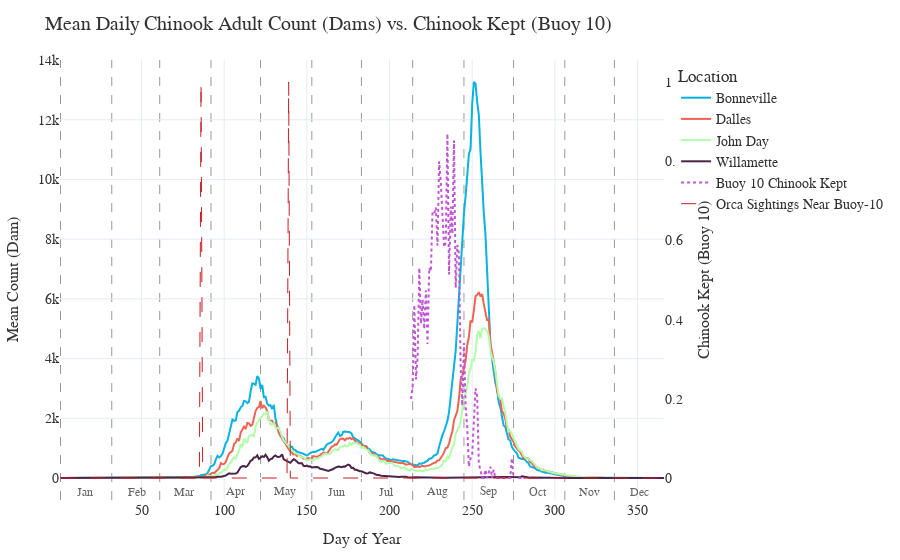

This figure's notebook cell:
### Code cell
import plotly.graph_objects as go
import calendar

# Base figure
fig = go.Figure()

# Primary axis: Dam counts
fig.add_trace(
    go.Scatter(
        x=bon_avg["DoY"],
        y=bon_avg["ChinookAdult"],
        name="Bonneville",
        mode="lines",
        line=dict(color="#08B2E3", width=2),
        yaxis="y",
    )
)

fig.add_trace(
    go.Scatter(
        x=dalles_avg["DoY"],
        y=dalles_avg["ChinookAdult"],
        name="Dalles",
        mode="lines",
        line=dict(color="#EE6352", width=2),
        yaxis="y",
    )
)

fig.add_trace(
    go.Scatter(
        x=johnday_avg["DoY"],
        y=johnday_avg["ChinookAdult"],
        name="John Day",
        mode="lines",
        line=dict(color="#B2FFA9", width=2),
        yaxis="y",
    )
)

fig.add_trace(
    go.Scatter(
        x=willamette_avg["DoY"],
        y=willamette_avg["ChinookAdult"],
        name="Willamette",
        mode="lines",
        line=dict(color="#4B244A", width=2),
        yaxis="y",
    )
)

# Secondary axis: Buoy 10 catch data
fig.add_trace(
    go.Scatter(
        x=buoy10_avg["DoY"],
        y=buoy10_avg["Chinook Kept"] * weekly_sightings["SIGHTING_COUNT"].max(),
        name="Buoy 10 Chinook Kept",
        mode="lines",
        line=dict(color="#C155D3", width=2, dash="dot"),
        yaxis="y2",
    )
)

# Secondary axis: Buoy 10 catch data
fig.add_trace(
    go.Scatter(
        x=weekly_sightings["DoY"],
        y=weekly_sightings["SIGHTING_COUNT"],
        name="Orca Sightings Near Buoy-10",
        mode="lines",
        line=dict(color="#C81D25", width=1, dash="longdash"),
        yaxis="y2",
    )
)

# Layout
fig.update_layout(
    title=dict(
        text="Mean Daily Chinook Adult Count (Dams) vs. Chinook Kept (Buoy 10)",
        font=dict(size=20, family="Helvetica Neue", color="#333"),
    ),
    plot_bgcolor="white",
    paper_bgcolor="white",
    xaxis=dict(
        title=dict(text="Day of Year", font=dict(size=16)),
        tickfont=dict(size=14),
        gridcolor="#E5ECF6",
        zeroline=False,
    ),
    yaxis=dict(
        title=dict(text="Mean Count (Dam)", font=dict(size=16)),
        tickfont=dict(size=14),
        gridcolor="#E5ECF6",
        zeroline=False,
    ),
    yaxis2=dict(
        title=dict(text="Chinook Kept (Buoy 10)", font=dict(size=16)),
        tickfont=dict(size=14),
        overlaying="y",
        side="right",
        showgrid=False,
    ),
    legend=dict(title="Location", font=dict(size=14)),
    font=dict(family="Helvetica Neue", size=14, color="#333"),
    margin=dict(l=60, r=60, t=60, b=60),
)

# Month lines and labels
month_start_days = [1]
for month in range(2, 13):
    month_start_days.append(
        sum(calendar.monthrange(2024, m)[1] for m in range(1, month)) + 1
    )

for doy in month_start_days:
    fig.add_vline(x=doy, line=dict(color="#999", width=1, dash="dash"), layer="below")

for i, doy in enumerate(month_start_days):
    fig.add_annotation(
        x=doy + 15,
        y=0,
        yanchor="bottom",
        text=calendar.month_abbr[i + 1],
        showarrow=False,
        font=dict(size=12, color="#666"),
        xanchor="center",
        xref="x",
        yref="paper",
    )

fig.show()

### Figure 1 — Plotly figure (JSON) as saved in the notebook; plotly's stock layout.template omitted (floating-point values rounded to 4 significant figures; data arrays with more than 128 entries replaced by an {"elided": "..."} marker saying what was removed)
{"data": [{"line": {"color": "#08B2E3", "width": 2}, "mode": "lines", "name": "Bonneville", "type": "scatter", "x": {"elided": "366 int values"}, "y": {"elided": "366 float values"}, "yaxis": "y"}, {"line": {"color": "#EE6352", "width": 2}, "mode": "lines", "name": "Dalles", "type": "scatter", "x": {"elided": "366 int values"}, "y": {"elided": "366 float values"}, "yaxis": "y"}, {"line": {"color": "#B2FFA9", "width": 2}, "mode": "lines", "name": "John Day", "type": "scatter", "x": {"elided": "366 int values"}, "y": {"elided": "366 float values"}, "yaxis": "y"}, {"line": {"color": "#4B244A", "width": 2}, "mode": "lines", "name": "Willamette", "type": "scatter", "x": {"elided": "366 int values"}, "y": {"elided": "366 float values"}, "yaxis": "y"}, {"line": {"color": "#C155D3", "dash": "dot", "width": 2}, "mode": "lines", "name": "Buoy 10 Chinook Kept", "type": "scatter", "x": [212, 213, 214, 215, 216, 217, 218, 219, 220, 221, 222, 223, 224, 225, 226, 227, 228, 229, 230, 231, 232, 233, 234, 235, 236, 237, 238, 239, 240, 241, 242, 243, 244, 245, 246, 247, 248, 249, 250, 251, 252, 253, 254, 255, 256, 257, 258, 259, 260, 261, 262, 263, 264, 265, 266, 267, 268, 269, 270, 271, 272, 273, 274, 275, 276, 277, 278, 279, 280, 281, 282], "y": [NaN, 0.1995, 0.2325, 0.4367, 0.2491, 0.3052, 0.5304, 0.3898, 0.4507, 0.3763, 0.4737, 0.3383, 0.531, 0.5214, 0.6712, 0.6672, 0.6832, 0.5869, 0.7994, 0.7475, 0.6664, 0.5831, 0.5957, 0.8692, 0.5142, 0.6852, 0.6168, 0.8521, 0.4802, 0.5884, 0.5662, 0.2828, 0.1829, 0.3406, 0.1849, 0.1266, 0.0288, 0.05, 0.05952, 0.1333, 0.2267, 0.2061, 0.03576, 0.02, 0.0, 0.0, 0.02083, 0.0, 0.0119, 0.02857, 0.0, 0.02083, 0.0, 0.0, 0.0, 0.0, 0.0, 0.0, 0.0, 0.0, 0.0, 0.0, 0.05, 0.0, NaN, NaN, 0.0, 0.0, 0.0, 0.0, 0.0], "yaxis": "y2"}, {"line": {"color": "#C81D25", "dash": "longdash", "width": 1}, "mode": "lines", "name": "Orca Sightings Near Buoy-10", "type": "scatter", "x": {"elided": "366 int values"}, "y": {"elided": "366 int values"}, "yaxis": "y2"}], "layout": {"annotations": [{"font": {"color": "#666", "size": 12}, "showarrow": false, "text": "Jan", "x": 16, "xanchor": "center", "xref": "x", "y": 0, "yanchor": "bottom", "yref": "paper"}, {"font": {"color": "#666", "size": 12}, "showarrow": false, "text": "Feb", "x": 47, "xanchor": "center", "xref": "x", "y": 0, "yanchor": "bottom", "yref": "paper"}, {"font": {"color": "#666", "size": 12}, "showarrow": false, "text": "Mar", "x": 76, "xanchor": "center", "xref": "x", "y": 0, "yanchor": "bottom", "yref": "paper"}, {"font": {"color": "#666", "size": 12}, "showarrow": false, "text": "Apr", "x": 107, "xanchor": "center", "xref": "x", "y": 0, "yanchor": "bottom", "yref": "paper"}, {"font": {"color": "#666", "size": 12}, "showarrow": false, "text": "May", "x": 137, "xanchor": "center", "xref": "x", "y": 0, "yanchor": "bottom", "yref": "paper"}, {"font": {"color": "#666", "size": 12}, "showarrow": false, "text": "Jun", "x": 168, "xanchor": "center", "xref": "x", "y": 0, "yanchor": "bottom", "yref": "paper"}, {"font": {"color": "#666", "size": 12}, "showarrow": false, "text": "Jul", "x": 198, "xanchor": "center", "xref": "x", "y": 0, "yanchor": "bottom", "yref": "paper"}, {"font": {"color": "#666", "size": 12}, "showarrow": false, "text": "Aug", "x": 229, "xanchor": "center", "xref": "x", "y": 0, "yanchor": "bottom", "yref": "paper"}, {"font": {"color": "#666", "size": 12}, "showarrow": false, "text": "Sep", "x": 260, "xanchor": "center", "xref": "x", "y": 0, "yanchor": "bottom", "yref": "paper"}, {"font": {"color": "#666", "size": 12}, "showarrow": false, "text": "Oct", "x": 290, "xanchor": "center", "xref": "x", "y": 0, "yanchor": "bottom", "yref": "paper"}, {"font": {"color": "#666", "size": 12}, "showarrow": false, "text": "Nov", "x": 321, "xanchor": "center", "xref": "x", "y": 0, "yanchor": "bottom", "yref": "paper"}, {"font": {"color": "#666", "size": 12}, "showarrow": false, "text": "Dec", "x": 351, "xanchor": "center", "xref": "x", "y": 0, "yanchor": "bottom", "yref": "paper"}], "font": {"color": "#333", "family": "Helvetica Neue", "size": 14}, "legend": {"font": {"size": 14}, "title": {"text": "Location"}}, "margin": {"b": 60, "l": 60, "r": 60, "t": 60}, "paper_bgcolor": "white", "plot_bgcolor": "white", "shapes": [{"layer": "below", "line": {"color": "#999", "dash": "dash", "width": 1}, "type": "line", "x0": 1, "x1": 1, "xref": "x", "y0": 0, "y1": 1, "yref": "y domain"}, {"layer": "below", "line": {"color": "#999", "dash": "dash", "width": 1}, "type": "line", "x0": 32, "x1": 32, "xref": "x", "y0": 0, "y1": 1, "yref": "y domain"}, {"layer": "below", "line": {"color": "#999", "dash": "dash", "width": 1}, "type": "line", "x0": 61, "x1": 61, "xref": "x", "y0": 0, "y1": 1, "yref": "y domain"}, {"layer": "below", "line": {"color": "#999", "dash": "dash", "width": 1}, "type": "line", "x0": 92, "x1": 92, "xref": "x", "y0": 0, "y1": 1, "yref": "y domain"}, {"layer": "below", "line": {"color": "#999", "dash": "dash", "width": 1}, "type": "line", "x0": 122, "x1": 122, "xref": "x", "y0": 0, "y1": 1, "yref": "y domain"}, {"layer": "below", "line": {"color": "#999", "dash": "dash", "width": 1}, "type": "line", "x0": 153, "x1": 153, "xref": "x", "y0": 0, "y1": 1, "yref": "y domain"}, {"layer": "below", "line": {"color": "#999", "dash": "dash", "width": 1}, "type": "line", "x0": 183, "x1": 183, "xref": "x", "y0": 0, "y1": 1, "yref": "y domain"}, {"layer": "below", "line": {"color": "#999", "dash": "dash", "width": 1}, "type": "line", "x0": 214, "x1": 214, "xref": "x", "y0": 0, "y1": 1, "yref": "y domain"}, {"layer": "below", "line": {"color": "#999", "dash": "dash", "width": 1}, "type": "line", "x0": 245, "x1": 245, "xref": "x", "y0": 0, "y1": 1, "yref": "y domain"}, {"layer": "below", "line": {"color": "#999", "dash": "dash", "width": 1}, "type": "line", "x0": 275, "x1": 275, "xref": "x", "y0": 0, "y1": 1, "yref": "y domain"}, {"layer": "below", "line": {"color": "#999", "dash": "dash", "width": 1}, "type": "line", "x0": 306, "x1": 306, "xref": "x", "y0": 0, "y1": 1, "yref": "y domain"}, {"layer": "below", "line": {"color": "#999", "dash": "dash", "width": 1}, "type": "line", "x0": 336, "x1": 336, "xref": "x", "y0": 0, "y1": 1, "yref": "y domain"}], "title": {"font": {"color": "#333", "family": "Helvetica Neue", "size": 20}, "text": "Mean Daily Chinook Adult Count (Dams) vs. Chinook Kept (Buoy 10)"}, "xaxis": {"gridcolor": "#E5ECF6", "tickfont": {"size": 14}, "title": {"font": {"size": 16}, "text": "Day of Year"}, "zeroline": false}, "yaxis": {"gridcolor": "#E5ECF6", "tickfont": {"size": 14}, "title": {"font": {"size": 16}, "text": "Mean Count (Dam)"}, "zeroline": false}, "yaxis2": {"overlaying": "y", "showgrid": false, "side": "right", "tickfont": {"size": 14}, "title": {"font": {"size": 16}, "text": "Chinook Kept (Buoy 10)"}}}}
